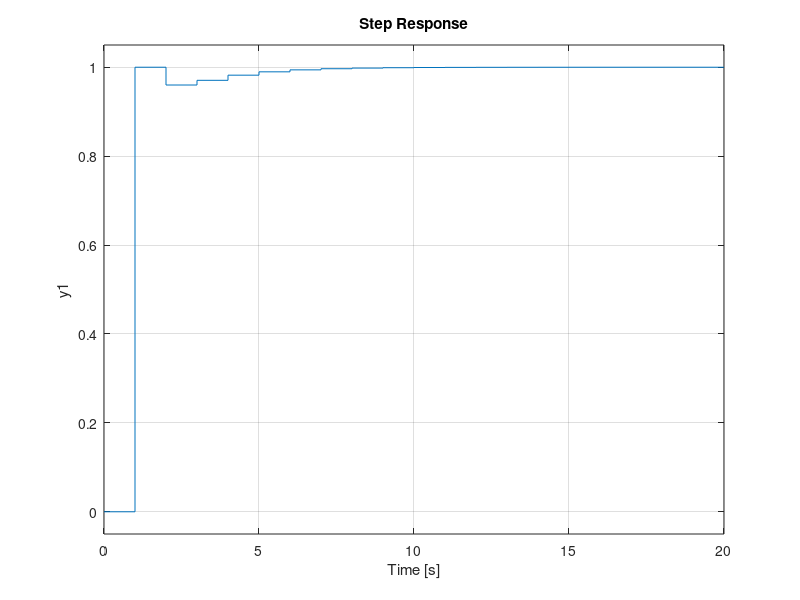

This chart was generated by the following MATLAB code:
numG = [0.264 0.135];          % Numerator of G(z)
denG = [1 -0.736 0.135];    % Denominator of G(z)
G = tf(numG, denG, 1);      % Transfer function for G(z)

numC = [1 -0.776 0.135];              % Numerator of C(z)
denC = [0.264 -0.129 -0.135];       % Denominator of C(z)
C = tf(numC, denC, 1);      % Transfer function for C(z)
T = feedback(G*C,1);
step(T)

